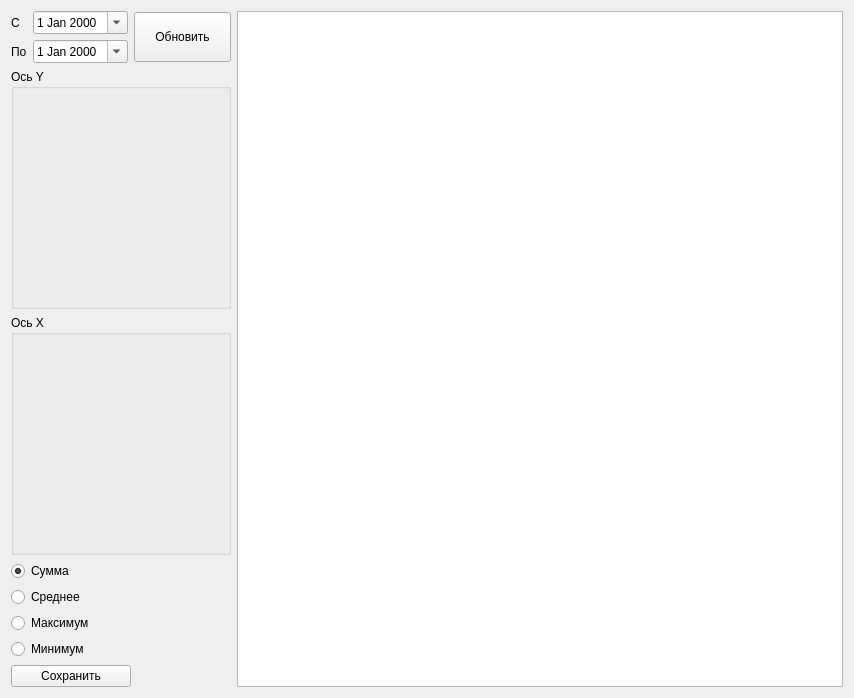
<?xml version="1.0" encoding="UTF-8"?>
<ui version="4.0">
 <class>CubeWidget</class>
 <widget class="QWidget" name="CubeWidget">
  <property name="geometry">
   <rect>
    <x>0</x>
    <y>0</y>
    <width>854</width>
    <height>698</height>
   </rect>
  </property>
  <property name="windowTitle">
   <string>CubeWidget</string>
  </property>
  <layout class="QHBoxLayout" name="horizontalLayout_2">
   <item>
    <layout class="QVBoxLayout" name="verticalLayout">
     <item>
      <layout class="QHBoxLayout" name="horizontalLayout">
       <item>
        <layout class="QGridLayout" name="gridLayout">
         <item row="0" column="0">
          <widget class="QLabel" name="label">
           <property name="text">
            <string>С</string>
           </property>
          </widget>
         </item>
         <item row="0" column="1">
          <widget class="QDateEdit" name="dateEditBeg">
           <property name="calendarPopup">
            <bool>true</bool>
           </property>
          </widget>
         </item>
         <item row="1" column="0">
          <widget class="QLabel" name="label_2">
           <property name="text">
            <string>По</string>
           </property>
          </widget>
         </item>
         <item row="1" column="1">
          <widget class="QDateEdit" name="dateEditEnd">
           <property name="calendarPopup">
            <bool>true</bool>
           </property>
          </widget>
         </item>
        </layout>
       </item>
       <item>
        <widget class="QPushButton" name="cmdUpd">
         <property name="minimumSize">
          <size>
           <width>50</width>
           <height>50</height>
          </size>
         </property>
         <property name="toolTip">
          <string>Обновить данные</string>
         </property>
         <property name="text">
          <string>Обновить</string>
         </property>
         <property name="icon">
          <iconset theme="view-refresh">
           <normaloff>.</normaloff>.</iconset>
         </property>
        </widget>
       </item>
      </layout>
     </item>
     <item>
      <widget class="QGroupBox" name="groupBoxY">
       <property name="minimumSize">
        <size>
         <width>220</width>
         <height>0</height>
        </size>
       </property>
       <property name="maximumSize">
        <size>
         <width>220</width>
         <height>16777215</height>
        </size>
       </property>
       <property name="title">
        <string>Ось Y</string>
       </property>
       <layout class="QVBoxLayout" name="verticalLayout_5"/>
      </widget>
     </item>
     <item>
      <widget class="QGroupBox" name="groupBoxX">
       <property name="minimumSize">
        <size>
         <width>220</width>
         <height>0</height>
        </size>
       </property>
       <property name="maximumSize">
        <size>
         <width>220</width>
         <height>16777215</height>
        </size>
       </property>
       <property name="title">
        <string>Ось X</string>
       </property>
       <layout class="QVBoxLayout" name="verticalLayout_3"/>
      </widget>
     </item>
     <item>
      <widget class="QRadioButton" name="radioButtonSum">
       <property name="text">
        <string>Сумма</string>
       </property>
       <property name="checked">
        <bool>true</bool>
       </property>
      </widget>
     </item>
     <item>
      <widget class="QRadioButton" name="radioButtonAvg">
       <property name="text">
        <string>Среднее</string>
       </property>
      </widget>
     </item>
     <item>
      <widget class="QRadioButton" name="radioButtonMax">
       <property name="text">
        <string>Максимум</string>
       </property>
      </widget>
     </item>
     <item>
      <widget class="QRadioButton" name="radioButtonMin">
       <property name="text">
        <string>Минимум</string>
       </property>
      </widget>
     </item>
     <item>
      <widget class="QPushButton" name="cmdSave">
       <property name="maximumSize">
        <size>
         <width>120</width>
         <height>16777215</height>
        </size>
       </property>
       <property name="text">
        <string>Сохранить</string>
       </property>
       <property name="icon">
        <iconset theme="document-save">
         <normaloff>.</normaloff>.</iconset>
       </property>
      </widget>
     </item>
    </layout>
   </item>
   <item>
    <widget class="TableView" name="tableView"/>
   </item>
  </layout>
 </widget>
 <layoutdefault spacing="6" margin="11"/>
 <customwidgets>
  <customwidget>
   <class>TableView</class>
   <extends>QTableView</extends>
   <header>olap/tableview.h</header>
  </customwidget>
 </customwidgets>
 <resources/>
 <connections/>
</ui>
